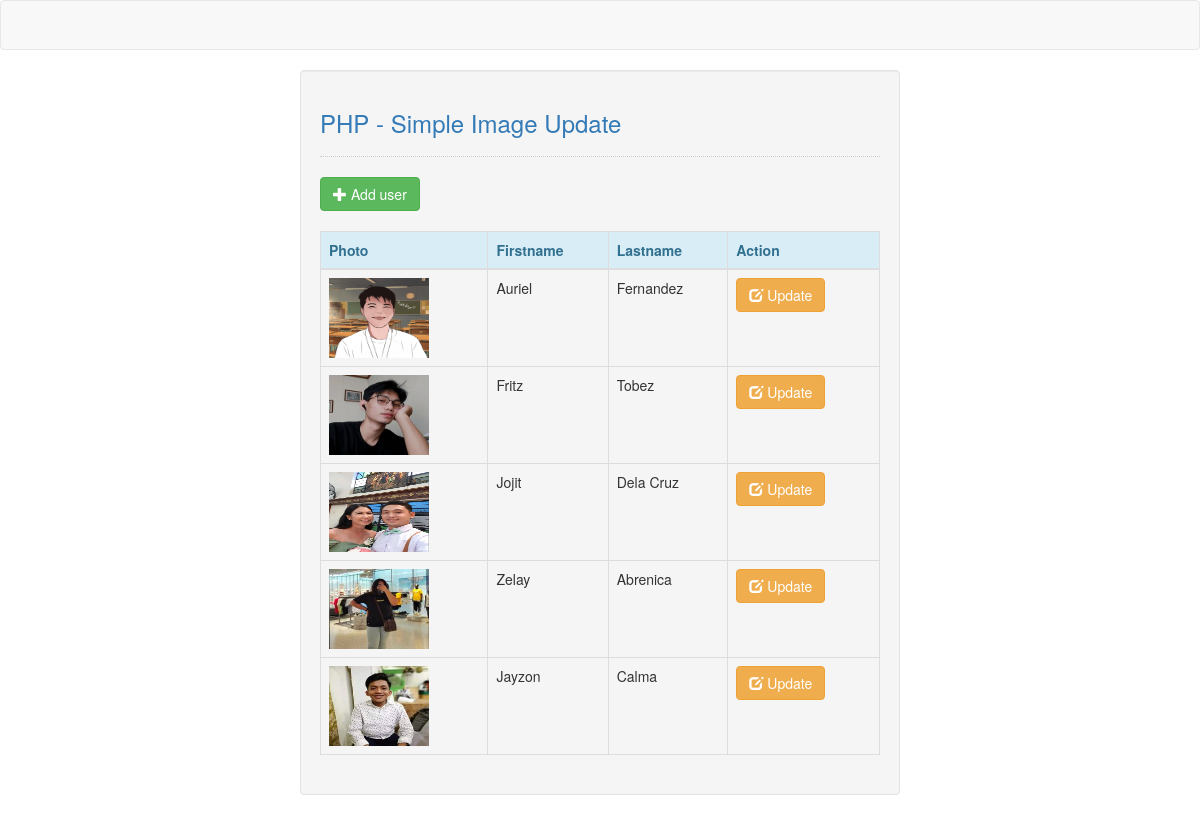
The page / on the database its author committed.
### tables this page shows
CREATE TABLE `user` (
  `user_id` int(11) NOT NULL,
  `firstname` varchar(50) NOT NULL,
  `lastname` varchar(50) NOT NULL,
  `photo` text NOT NULL
);

### index.php (the view, shortened to what this page needs)
<!DOCTYPE html>
<html lang="en">
	<head>
		<link rel="stylesheet" type="text/css" href="css/bootstrap.css" />
	</head>
<body>
	<nav class="navbar navbar-default">
	</nav>
	<div class="col-md-3"></div>
	<div class="col-md-6 well">
		<h3 class="text-primary">PHP - Simple Image Update</h3>
		<hr style="border-top:1px dotted #ccc;"/>
		<button class="btn btn-success" type="button" data-toggle="modal" data-target="#form_modal"><span class="glyphicon glyphicon-plus"></span> Add user</button>
		<br /><br />
		<table class="table table-bordered">
			<thead class="alert-info">
				<tr>
					<th>Photo</th>
					<th>Firstname</th>
					<th>Lastname</th>
					<th>Action</th>
				</tr>
			</thead>
			<tbody>
				<?php
					require 'conn.php';
					$query = mysqli_query($conn, "SELECT * FROM `user`") or die(mysqli_error());
					while($fetch = mysqli_fetch_array($query)){
				?>
				<tr>
					<td><img src="<?php echo $fetch['photo']?>" height="80" width="100"/></td>
					<td><?php echo $fetch['firstname']?></td>
					<td><?php echo $fetch['lastname']?></td>
					<td><button type="button" class="btn btn-warning" data-toggle="modal" data-target="#edit<?php echo $fetch['user_id']?>"><span class="glyphicon glyphicon-edit"></span> Update</button></td>
				</tr>
				<?php
					}
				?>
			</tbody>
		</table>
	</div>
</body>
</html>

### rows shown on the page
user: photo (picture), firstname "Auriel", lastname "Fernandez"
user: photo (picture), firstname "Fritz", lastname "Tobez"
user: photo (picture), firstname "Jojit", lastname "Dela Cruz"
user: photo (picture), firstname "Zelay", lastname "Abrenica"
user: photo (picture), firstname "Jayzon", lastname "Calma"
